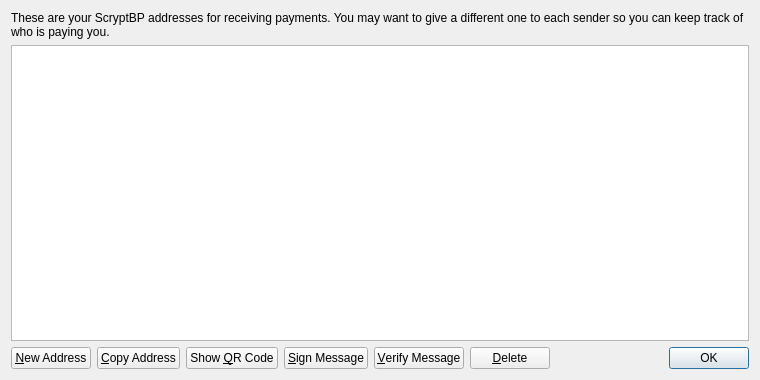
<?xml version="1.0" encoding="UTF-8"?>
<ui version="4.0">
 <class>AddressBookPage</class>
 <widget class="QWidget" name="AddressBookPage">
  <property name="geometry">
   <rect>
    <x>0</x>
    <y>0</y>
    <width>760</width>
    <height>380</height>
   </rect>
  </property>
  <property name="windowTitle">
   <string>Address Book</string>
  </property>
  <layout class="QVBoxLayout" name="verticalLayout">
   <item>
    <widget class="QLabel" name="labelExplanation">
     <property name="text">
      <string>These are your ScryptBP addresses for receiving payments. You may want to give a different one to each sender so you can keep track of who is paying you.</string>
     </property>
     <property name="textFormat">
      <enum>Qt::PlainText</enum>
     </property>
     <property name="wordWrap">
      <bool>true</bool>
     </property>
    </widget>
   </item>
   <item>
    <widget class="QTableView" name="tableView">
     <property name="contextMenuPolicy">
      <enum>Qt::CustomContextMenu</enum>
     </property>
     <property name="toolTip">
      <string>Double-click to edit address or label</string>
     </property>
     <property name="tabKeyNavigation">
      <bool>false</bool>
     </property>
     <property name="alternatingRowColors">
      <bool>true</bool>
     </property>
     <property name="selectionMode">
      <enum>QAbstractItemView::SingleSelection</enum>
     </property>
     <property name="selectionBehavior">
      <enum>QAbstractItemView::SelectRows</enum>
     </property>
     <property name="sortingEnabled">
      <bool>true</bool>
     </property>
     <attribute name="verticalHeaderVisible">
      <bool>false</bool>
     </attribute>
    </widget>
   </item>
   <item>
    <layout class="QHBoxLayout" name="horizontalLayout">
     <item>
      <widget class="QPushButton" name="newAddressButton">
       <property name="toolTip">
        <string>Create a new address</string>
       </property>
       <property name="text">
        <string>&amp;New Address</string>
       </property>
       <property name="icon">
        <iconset resource="../bitcoin.qrc">
         <normaloff>:/icons/add</normaloff>:/icons/add</iconset>
       </property>
      </widget>
     </item>
     <item>
      <widget class="QPushButton" name="copyToClipboard">
       <property name="toolTip">
        <string>Copy the currently selected address to the system clipboard</string>
       </property>
       <property name="text">
        <string>&amp;Copy Address</string>
       </property>
       <property name="icon">
        <iconset resource="../bitcoin.qrc">
         <normaloff>:/icons/editcopy</normaloff>:/icons/editcopy</iconset>
       </property>
      </widget>
     </item>
     <item>
      <widget class="QPushButton" name="showQRCode">
       <property name="text">
        <string>Show &amp;QR Code</string>
       </property>
       <property name="icon">
        <iconset resource="../bitcoin.qrc">
         <normaloff>:/icons/qrcode</normaloff>:/icons/qrcode</iconset>
       </property>
      </widget>
     </item>
     <item>
      <widget class="QPushButton" name="signMessage">
       <property name="toolTip">
        <string>Sign a message to prove you own a Bitcoin address</string>
       </property>
       <property name="text">
        <string>&amp;Sign Message</string>
       </property>
       <property name="icon">
        <iconset resource="../bitcoin.qrc">
         <normaloff>:/icons/edit</normaloff>:/icons/edit</iconset>
       </property>
      </widget>
     </item>
     <item>
      <widget class="QPushButton" name="verifyMessage">
       <property name="toolTip">
        <string>Verify a message to ensure it was signed with a specified Bitcoin address</string>
       </property>
       <property name="text">
        <string>&amp;Verify Message</string>
       </property>
       <property name="icon">
        <iconset resource="../bitcoin.qrc">
         <normaloff>:/icons/transaction_0</normaloff>:/icons/transaction_0</iconset>
       </property>
      </widget>
     </item>
     <item>
      <widget class="QPushButton" name="deleteButton">
       <property name="toolTip">
        <string>Delete the currently selected address from the list. Only sending addresses can be deleted.</string>
       </property>
       <property name="text">
        <string>&amp;Delete</string>
       </property>
       <property name="icon">
        <iconset resource="../bitcoin.qrc">
         <normaloff>:/icons/remove</normaloff>:/icons/remove</iconset>
       </property>
      </widget>
     </item>
     <item>
      <spacer name="horizontalSpacer">
       <property name="orientation">
        <enum>Qt::Horizontal</enum>
       </property>
       <property name="sizeHint" stdset="0">
        <size>
         <width>40</width>
         <height>20</height>
        </size>
       </property>
      </spacer>
     </item>
     <item>
      <widget class="QDialogButtonBox" name="buttonBox">
       <property name="sizePolicy">
        <sizepolicy hsizetype="Maximum" vsizetype="Fixed">
         <horstretch>0</horstretch>
         <verstretch>0</verstretch>
        </sizepolicy>
       </property>
       <property name="standardButtons">
        <set>QDialogButtonBox::Ok</set>
       </property>
      </widget>
     </item>
    </layout>
   </item>
  </layout>
 </widget>
 <resources>
  <include location="../bitcoin.qrc"/>
 </resources>
 <connections/>
</ui>
